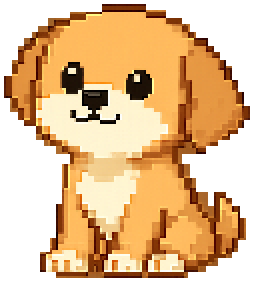
#> input picture assets/puppy_design/idle.png, 128 x 144 px (shown 2 times larger)
$ python generate_puppy_animation.py
#> lines starting #> are read from the running program, lines starting #| are printed output that depends on the picture; after the words box and inside, x2 and y2 are one past the last pixel; in counts of white or black regions, pixels touching at a corner belong together
"""Build the in-room puppy animation set.

The four legacy poses are smooth, high-colour raster illustrations. For the
16-bit room we need true pixel sprites: a small fixed palette, hard edges, a
transparent background, and a locked foot baseline. This script quantises the
legacy art into the GameBeats puppy ramp and authors the in-place expressions
used by :mod:`ui.puppy_anim`.

Rules baked into the output:
  * every frame is 64x72 with a binary alpha channel;
  * the paws never leave rows 66-69, so the sprite can stay at a fixed canvas
    position forever;
  * no frame contains a drop shadow, halo, glow, or semi-transparent pixel;
  * frames advance on twos from the single 30 Hz clock;
  * the puppy never wears headphones.  The legacy plates are already drawn
    bare-headed, so no headset overlay is applied.

Run from the project root:
    py source/scripts/generate_puppy_animation.py
"""

from __future__ import annotations

import json
import math
from pathlib import Path

from PIL import Image, ImageDraw, ImageFont


ROOT = Path(__file__).resolve().parents[2]
SRC = ROOT / "assets" / "puppy_design"
OUT = SRC / "anim"
SPEC_PATH = SRC / "puppy_anim.json"
SHEET_PATH = OUT / "contact_sheet.png"

# Authoring happens on the legacy 128x144 plates; output is snapped down to the
# room's 400x250 logical grid. At the default window size the app draws the
# 64x72 sprite at exactly 3x, while the room plate is 400x250 at 3x.
MASTER_W, MASTER_H = 128, 144
FRAME_W, FRAME_H = 64, 72
SCALE = 4
BASELINE_Y = 70

# A hard 19-colour puppy ramp. The first colour is the darkest outline.
PALETTE = (
    (26, 17, 17),      # ink
    (58, 30, 18),      # deepest outline
    (91, 45, 21),      # deep shadow
    (138, 58, 23),     # shadow
    (168, 74, 26),     # deep orange
    (210, 106, 42),    # orange shade
    (255, 180, 94),    # base fur
    (255, 208, 138),   # light fur
    (255, 244, 209),   # muzzle
    (255, 255, 238),   # muzzle highlight
    (255, 255, 255),   # eye glint
    (255, 138, 138),   # tongue
    (184, 74, 90),     # tongue shadow / cheeks
    (42, 23, 58),      # mic shadow
    (58, 43, 58),      # mic body
    (107, 90, 107),    # mic metal
    (199, 184, 176),   # mic highlight
    (253, 183, 92),    # gold hardware
    (122, 46, 91),     # collar / magenta
)

INK = PALETTE[0]
FUR = PALETTE[6]
FUR_LIGHT = PALETTE[7]
CREAM = PALETTE[8]
CREAM_HI = PALETTE[9]
WHITE = PALETTE[10]
PINK = PALETTE[11]
PINK_DARK = PALETTE[12]
MAGENTA = PALETTE[18]

EYE_L = (30, 30, 44, 49)   # exclusive box
EYE_R = (62, 33, 79, 52)

# The singing mouth on the final 64x72 grid.  Used by the desktop overlay to
# close the jaw while keeping every other pixel of the pose fixed.
MOUTH_BOX = (18, 22, 28, 38)


def _palette_image() -> Image.Image:
    img = Image.new("P", (1, 1))
    flat = []
    for color in PALETTE:
        flat.extend(color)
    # Fill unused entries with ink, not black, so a stray quantise index can
    # never introduce a 20th colour.
    flat.extend(list(INK) * (256 - len(PALETTE)))
    img.putpalette(flat)
    return img


def _load_base(name: str) -> Image.Image:
#> called with name = 'idle'
    img = Image.open(SRC / f"{name}.png").convert("RGBA")
#> img is the input picture: PIL image 128x144 RGBA; mean R, G, B, A 194.2, 139.5, 80, 167.6
    if img.size != (MASTER_W, MASTER_H):
        raise ValueError(f"{name}.png is {img.size}, expected {(MASTER_W, MASTER_H)}")
    # Snap alpha to hard pixels: the source already uses binary alpha, but this
    # protects the generator if the source is ever re-exported with a feather.
    alpha = img.getchannel("A").point(lambda p: 255 if p >= 128 else 0)
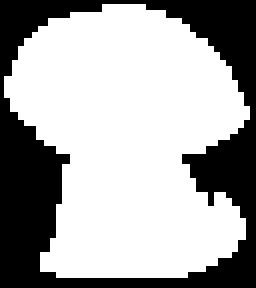
#> alpha: PIL image 128x144 L (shown 2 times larger); 65.7% white; 1 black region, box (x1, y1, x2, y2) and area: (0, 0, 128, 144) 6316
    img.putalpha(alpha)
    quantised = img.convert("RGB").quantize(
        palette=_palette_image(), dither=Image.Dither.NONE
    ).convert("RGBA")
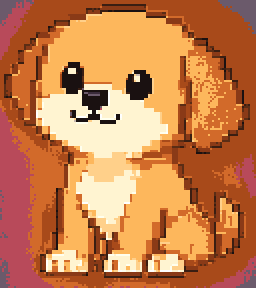
#> quantised: PIL image 128x144 RGBA (shown 2 times larger); mean R, G, B, A 199.8, 127.3, 77.2, 255
    quantised.putalpha(alpha)
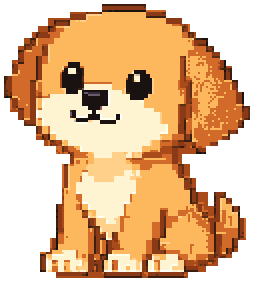
#> quantised: PIL image 128x144 RGBA (shown 2 times larger); mean R, G, B, A 199.8, 127.3, 77.2, 167.6; transparent parts drawn white
    return quantised


def _is_dark(pixel) -> bool:
    r, g, b, a = pixel
    return a > 0 and r < 105 and g < 90 and b < 90


def _is_glint(pixel) -> bool:
    r, g, b, a = pixel
    return a > 0 and r > 232 and g > 222 and b > 175


def _clear(img: Image.Image, box) -> None:
    img.paste((0, 0, 0, 0), box)


# [128 lines left out: functions _copy_shifted, _breath, _shift_head, _close_eyes, _look_left, _perk_ears and 3 more, not called in this run]


def _frame() -> Image.Image:
    return Image.new("RGBA", (FRAME_W, FRAME_H), (0, 0, 0, 0))


# [52 lines left out: functions _downsample, _mouth_frame, build_overlay_frames, not called in this run]


def build_frames() -> dict[str, Image.Image]:
    idle = _load_base("idle")
    sing = _load_base("sing")
    mic = _load_base("mic")

    frames: dict[str, Image.Image] = {}

    frames["idle_0"] = idle.copy()
    frames["idle_1"] = _breath(idle)
    blink = idle.copy()
    _close_eyes(blink)
    frames["idle_blink"] = blink
    frames["idle_tilt"] = _shift_head(idle, -1)
    flick = idle.copy()
    _perk_ears(flick, amount=2)
    frames["idle_flick"] = flick

    frames["sing_0"] = sing.copy()
    frames["sing_1"] = mic.copy()
    frames["sing_2"] = _breath(sing)
    closed = sing.copy()
    _close_eyes(closed)
    frames["sing_3"] = closed
    frames["sing_4"] = _breath(mic)

    sleepy = idle.copy()
    _close_eyes(sleepy, sleepy=True)
    frames["paused_0"] = sleepy
    frames["paused_1"] = _breath(sleepy)

    alert = idle.copy()
    _look_left(alert, 2)
    _perk_ears(alert, amount=2)
    frames["alert_0"] = alert
    frames["alert_1"] = _shift_head(alert, -1)

    happy = _open_mouth_from_sing(idle, sing)
    _close_eyes(happy, happy=True)
    _add_tongue(happy)
    frames["happy"] = happy

    encore = sing.copy()
    _close_eyes(encore)
    _add_blush(encore)
    frames["encore"] = encore

    return frames


SPEC = {
    "version": 1,
    "size": [FRAME_W, FRAME_H],
    "baseline_y": BASELINE_Y,
    "fps": 30,
    "on_twos": 2,
    "audio": {
        "open_level": 0.30,
        "close_level": 0.14,
        "min_hold": 15,
        "min_frame_hold": 6,
    },
    "states": {
        "idle": {
            "frames": ["idle_0", "idle_1", "idle_0", "idle_blink",
                       "idle_0", "idle_flick", "idle_1", "idle_tilt"],
            "hold": [12, 12, 14, 2, 14, 8, 12, 16],
            "static": "idle_0",
        },
        "singing_open": {
            "frames": ["sing_0", "sing_2"],
            "hold": [12, 12],
            "static": "sing_0",
        },
        "singing_closed": {
            "frames": ["sing_1"],
            "hold": [8],
            "static": "sing_1",
        },
        "singing_eyes_closed": {
            "frames": ["sing_3"],
            "hold": [12],
            "static": "sing_3",
        },
        "paused": {
            "frames": ["paused_0", "paused_1"],
            "hold": [30, 30],
            "static": "paused_0",
        },
        "alert": {
            "frames": ["alert_0", "alert_1"],
            "hold": [16, 16],
            "static": "alert_0",
        },
        "reaction": {
            "frames": ["alert_1"],
            "hold": [30],
            "static": "alert_1",
        },
        "happy": {
            "frames": ["happy"],
            "hold": [10],
            "static": "happy",
        },
        "encore": {
            "frames": ["encore"],
            "hold": [8],
            "static": "encore",
        },
    },
}


# [46 lines left out: functions _checker, build_contact_sheet, not called in this run]


def main() -> None:
    master_frames = build_frames()
    frames = {
        name: _downsample(img)
        for name, img in master_frames.items()
    }
    # Overlay-only frames are authored on the final grid so the jaw squash
    # never reshuffles the body pixels.
    frames.update(build_overlay_frames(frames))
    OUT.mkdir(parents=True, exist_ok=True)
    bottoms = {}
    for name, img in frames.items():
        img.save(OUT / f"{name}.png", optimize=True)
        bottom = max(
            (y for y in range(img.height) for x in range(img.width)
             if img.getpixel((x, y))[3] > 0),
            default=0,
        )
        bottoms[name] = bottom + 1
    inconsistent = {n: b for n, b in bottoms.items() if b != BASELINE_Y}
    if inconsistent:
        raise SystemExit(f"feet drifted off the baseline: {inconsistent}")
    SPEC_PATH.write_text(json.dumps(SPEC, indent=2) + "\n", encoding="utf-8")
    build_contact_sheet(frames)
    print(f"wrote {len(frames)} frames to {OUT} (baseline y={BASELINE_Y})")
    print(f"wrote {SPEC_PATH}")
    print(f"wrote {SHEET_PATH}")


if __name__ == "__main__":
#> (the run stopped early here; a loop or call above may not have finished)
